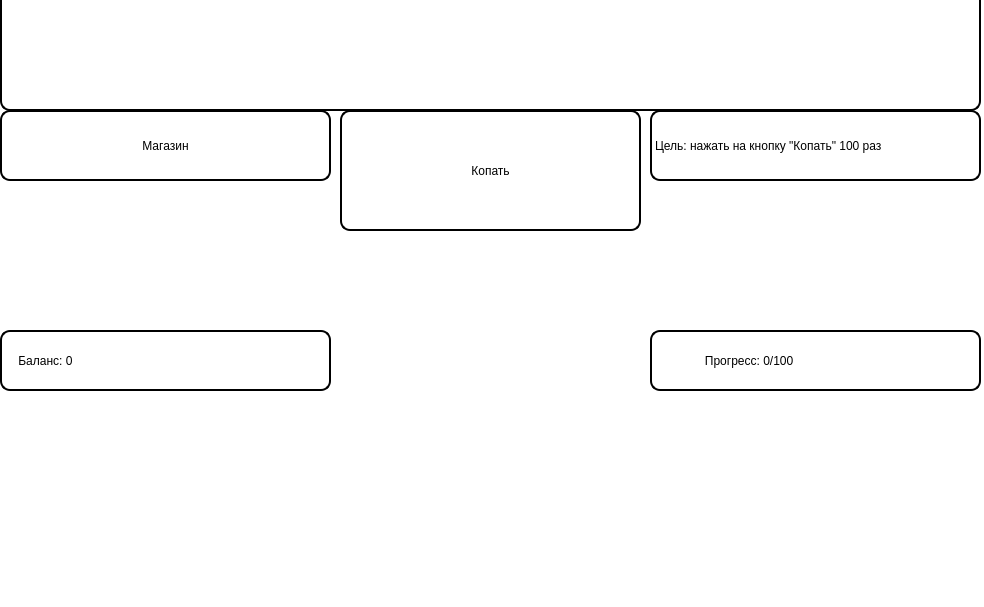
<?xml version="1.0" encoding="UTF-8"?>
<ui version="4.0">
 <class>Menu</class>
 <widget class="QMainWindow" name="Menu">
  <property name="geometry">
   <rect>
    <x>0</x>
    <y>0</y>
    <width>984</width>
    <height>607</height>
   </rect>
  </property>
  <property name="windowTitle">
   <string>MainWindow</string>
  </property>
  <property name="styleSheet">
   <string notr="true">background-color: rgb(255, 255, 255);</string>
  </property>
  <widget class="QWidget" name="centralwidget">
   <widget class="QLabel" name="label">
    <property name="geometry">
     <rect>
      <x>0</x>
      <y>330</y>
      <width>331</width>
      <height>61</height>
     </rect>
    </property>
    <property name="styleSheet">
     <string notr="true">background-color: rgb(255, 255, 255);
font: 75 14pt &quot;MS Shell Dlg 2&quot;;
border-radius: 10px;
border: 2px solid rgba(0, 0, 0, 230);
border-color:  rgb(0, 0, 0)</string>
    </property>
    <property name="text">
     <string>    Баланс: 0</string>
    </property>
   </widget>
   <widget class="QPushButton" name="pushButton">
    <property name="geometry">
     <rect>
      <x>340</x>
      <y>110</y>
      <width>301</width>
      <height>121</height>
     </rect>
    </property>
    <property name="styleSheet">
     <string notr="true">QPushButton {
background-color: rgb(255, 255, 255);
font: 75 14pt &quot;MS Shell Dlg 2&quot;;
border-radius: 10px;
border: 2px solid rgba(0, 0, 0, 230);
border-color:  rgb(0, 0, 0)
}

QPushButton:hover {
background-color: rgb(185, 185, 185);
color: black;
border-radius: 10px;
border-color:  rgb(0, 0, 0)
}</string>
    </property>
    <property name="text">
     <string>Копать</string>
    </property>
   </widget>
   <widget class="QLabel" name="label_10">
    <property name="geometry">
     <rect>
      <x>0</x>
      <y>-10</y>
      <width>981</width>
      <height>121</height>
     </rect>
    </property>
    <property name="styleSheet">
     <string notr="true">background-color: rgb(255, 255, 255);
font: 75 14pt &quot;MS Shell Dlg 2&quot;;
border-radius: 10px;
border: 2px solid rgba(0, 0, 0, 230);
border-color:  rgb(0, 0, 0);
border-image: url(:/pictures/Название игры.png)</string>
    </property>
    <property name="text">
     <string/>
    </property>
   </widget>
   <widget class="QPushButton" name="pushButton_2">
    <property name="geometry">
     <rect>
      <x>0</x>
      <y>110</y>
      <width>331</width>
      <height>71</height>
     </rect>
    </property>
    <property name="styleSheet">
     <string notr="true">QPushButton {
background-color: rgb(255, 255, 255);
font: 75 14pt &quot;MS Shell Dlg 2&quot;;
border-radius: 10px;
border: 2px solid rgba(0, 0, 0, 230);
border-color:  rgb(0, 0, 0)
}

QPushButton:hover {
background-color: rgb(185, 185, 185);
color: black;
border-radius: 10px;
border-color:  rgb(0, 0, 0)
}</string>
    </property>
    <property name="text">
     <string>Магазин</string>
    </property>
   </widget>
   <widget class="QLabel" name="label_2">
    <property name="geometry">
     <rect>
      <x>650</x>
      <y>110</y>
      <width>331</width>
      <height>71</height>
     </rect>
    </property>
    <property name="styleSheet">
     <string notr="true">background-color: rgb(255, 255, 255);
font: 75 10pt &quot;MS Shell Dlg 2&quot;;
border-radius: 10px;
border: 2px solid rgba(0, 0, 0, 230);
border-color:  rgb(0, 0, 0)</string>
    </property>
    <property name="text">
     <string>Цель: нажать на кнопку &quot;Копать&quot; 100 раз</string>
    </property>
   </widget>
   <widget class="QLabel" name="label_3">
    <property name="geometry">
     <rect>
      <x>640</x>
      <y>390</y>
      <width>341</width>
      <height>171</height>
     </rect>
    </property>
    <property name="styleSheet">
     <string notr="true">border-image: url(:/pictures/Прогресс.png)</string>
    </property>
    <property name="text">
     <string/>
    </property>
   </widget>
   <widget class="QLabel" name="label_5">
    <property name="geometry">
     <rect>
      <x>650</x>
      <y>330</y>
      <width>331</width>
      <height>61</height>
     </rect>
    </property>
    <property name="styleSheet">
     <string notr="true">background-color: rgb(255, 255, 255);
font: 75 14pt &quot;MS Shell Dlg 2&quot;;
border-radius: 10px;
border: 2px solid rgba(0, 0, 0, 230);
border-color:  rgb(0, 0, 0)</string>
    </property>
    <property name="text">
     <string>               Прогресс: 0/100</string>
    </property>
   </widget>
   <widget class="QLabel" name="label_4">
    <property name="geometry">
     <rect>
      <x>650</x>
      <y>190</y>
      <width>321</width>
      <height>131</height>
     </rect>
    </property>
    <property name="styleSheet">
     <string notr="true">border-image:url(:/pictures/Цель.png)</string>
    </property>
    <property name="text">
     <string/>
    </property>
   </widget>
   <widget class="QLabel" name="label_6">
    <property name="geometry">
     <rect>
      <x>340</x>
      <y>240</y>
      <width>301</width>
      <height>321</height>
     </rect>
    </property>
    <property name="styleSheet">
     <string notr="true">border-image:url(:/pictures/Копать.png)</string>
    </property>
    <property name="text">
     <string/>
    </property>
   </widget>
   <widget class="QLabel" name="label_7">
    <property name="geometry">
     <rect>
      <x>10</x>
      <y>190</y>
      <width>321</width>
      <height>131</height>
     </rect>
    </property>
    <property name="styleSheet">
     <string notr="true">border-image: url(:/pictures/Магазин.png)</string>
    </property>
    <property name="text">
     <string/>
    </property>
   </widget>
   <widget class="QLabel" name="label_8">
    <property name="geometry">
     <rect>
      <x>0</x>
      <y>400</y>
      <width>331</width>
      <height>161</height>
     </rect>
    </property>
    <property name="styleSheet">
     <string notr="true">border-image: url(:/pictures/Баланс.png)</string>
    </property>
    <property name="text">
     <string/>
    </property>
   </widget>
   <zorder>pushButton</zorder>
   <zorder>label_10</zorder>
   <zorder>pushButton_2</zorder>
   <zorder>label_2</zorder>
   <zorder>label_3</zorder>
   <zorder>label</zorder>
   <zorder>label_5</zorder>
   <zorder>label_4</zorder>
   <zorder>label_6</zorder>
   <zorder>label_7</zorder>
   <zorder>label_8</zorder>
  </widget>
  <widget class="QMenuBar" name="menubar">
   <property name="geometry">
    <rect>
     <x>0</x>
     <y>0</y>
     <width>984</width>
     <height>21</height>
    </rect>
   </property>
  </widget>
  <widget class="QStatusBar" name="statusbar"/>
 </widget>
 <resources>
  <include location="res.qrc"/>
 </resources>
 <connections/>
</ui>
